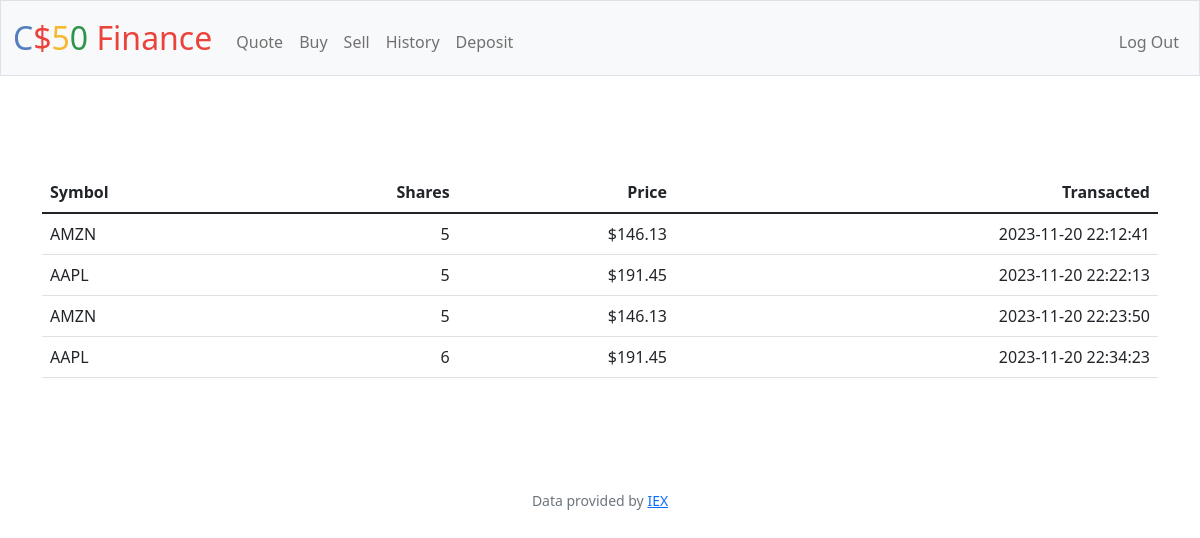
Screenshot of /history (signed in) with the database file from the repository.
### tables this page shows
CREATE TABLE transactions (id INTEGER PRIMARY KEY, user_id INTEGER, transacted DEFAULT CURRENT_TIMESTAMP NOT NULL, symbol TEXT NOT NULL, shares NUMERIC NOT NULL, price NUMERIC NOT NULL, FOREIGN KEY(user_id) REFERENCES users(id));

### app.py (the view)
@app.route("/history")
@login_required
def history():
    transactions = db.execute(
        "SELECT * FROM transactions WHERE user_id = ?", session["user_id"]
    )
    return render_template("history.html", transactions=transactions)

### app.py (called while the page is built)
@app.after_request
def after_request(response):
    response.headers["Cache-Control"] = "no-cache, no-store, must-revalidate"
    response.headers["Expires"] = 0
    response.headers["Pragma"] = "no-cache"
    return response

### helpers.py (called while the page is built)
def login_required(f):
    @wraps(f)
    def decorated_function(*args, **kwargs):
        if session.get("user_id") is None:
            return redirect("/login")
        return f(*args, **kwargs)
    return decorated_function

def usd(value):
    return f"${value:,.2f}"

### templates/history.html (shortened to what this page needs)
{% extends "layout.html" %}
{% block main %}
<main class="container py-5 text-center">
    <table class="table">
        <thead>
            <tr>
                <th class="text-start">Symbol</th>
                <th class="text-end">Shares</th>
                <th class="text-end">Price</th>
                <th class="text-end">Transacted</th>
            </tr>
        </thead>
        <tbody>
            {% for t in transactions %}
                <tr>
                    <td class="text-start">{{ t.symbol }}</td>
                    <td class="text-end">{{ t.shares }}</td>
                    <td class="text-end">{{ t.price | usd }}</td>
                    <td class="text-end">{{ t.transacted }}</td>
                </tr>
            {% endfor %}
        </tbody>
    </table>
</main>
{% endblock %}

### templates/layout.html (shortened to what this page needs)
<!DOCTYPE html>
<html lang="en">
    <head>
        <link href="https://cdn.jsdelivr.net/npm/bootstrap@5.1.3/dist/css/bootstrap.min.css" rel="stylesheet">
        <link href="/static/styles.css" rel="stylesheet">
    </head>
    <body>
        <nav class="bg-light border navbar navbar-expand-md navbar-light">
            <div class="container-fluid">
                <a class="navbar-brand" href="/"><span class="blue">C</span><span class="red">$</span><span class="yellow">5</span><span class="green">0</span> <span class="red">Finance</span></a>
                <div class="collapse navbar-collapse" id="navbar">
                    {% if session["user_id"] %}
                        <ul class="navbar-nav me-auto mt-2">
                            <li class="nav-item"><a class="nav-link" href="/quote">Quote</a></li>
                            <li class="nav-item"><a class="nav-link" href="/buy">Buy</a></li>
                            <li class="nav-item"><a class="nav-link" href="/sell">Sell</a></li>
                            <li class="nav-item"><a class="nav-link" href="/history">History</a></li>
                            <li class="nav-item"><a class="nav-link" href="/deposit">Deposit</a></li>
                        </ul>
                        <ul class="navbar-nav ms-auto mt-2">
                            <li class="nav-item"><a class="nav-link" href="/logout">Log Out</a></li>
                        </ul>
                    {% else %}
                        <ul class="navbar-nav ms-auto mt-2">
                            <li class="nav-item"><a class="nav-link" href="/register">Register</a></li>
                            <li class="nav-item"><a class="nav-link" href="/login">Log In</a></li>
                        </ul>
                    {% endif %}
                </div>
            </div>
        </nav>
        <main class="container-fluid py-5 text-center">
            {% block main %}{% endblock %}
        </main>
        <footer class="mb-5 small text-center text-muted">
            Data provided by <a href="https://iexcloud.io/">IEX</a>
        </footer>
    </body>
</html>

### static/styles.css (style rules this page uses)
nav .navbar-brand { font-size: xx-large; }
nav .navbar-brand .blue { color: #537fbe; }
nav .navbar-brand .red { color: #ea433b; }
nav .navbar-brand .yellow { color: #f5b82e; }
nav .navbar-brand .green { color: #2e944b; }

### rows the page displays
transactions: symbol "AMZN", shares "5", price "$146.13", transacted "2023-11-20 22:12:41"
transactions: symbol "AAPL", shares "5", price "$191.45", transacted "2023-11-20 22:22:13"
transactions: symbol "AMZN", shares "5", price "$146.13", transacted "2023-11-20 22:23:50"
transactions: symbol "AAPL", shares "6", price "$191.45", transacted "2023-11-20 22:34:23"
